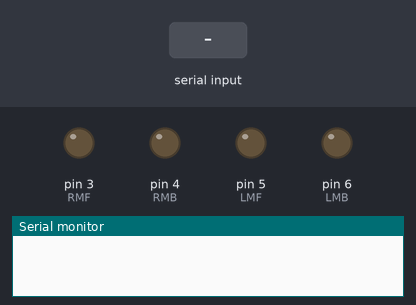
A sketch run on a simulated Arduino Uno, built with avr-gcc and run on an emulated ATmega328P. On the bench: output pins drawn as LEDs (lit = HIGH), the last lines printed to the serial monitor. Dashed ring = blinking. The test bench sets the inputs (shaded band).

Above: at 1.2 s.
1.3 s: "garba dance" received over the second serial link
At 2.2 s:
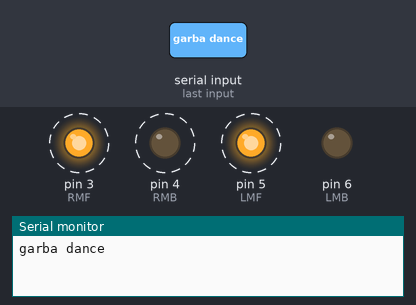
At 3.3 s:
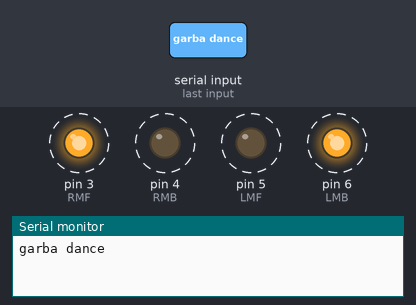
Timing chart, 0 to 10.3 s (numbered marks = the images above; inputs shaded):
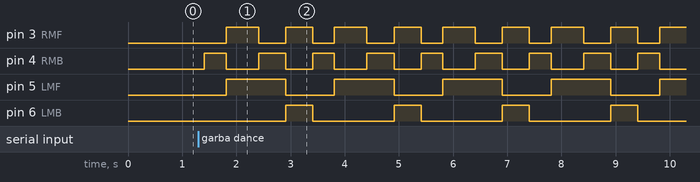

Measured:
- after the input at 1.3 s, pin 3 (RMF): alternates HIGH for 0.55 s and LOW for 0.45 s, starting after 0.51 s; pin 4 (RMB): alternates HIGH for 0.40 s and LOW for 0.55 s, starting after 0.11 s; pin 5 (LMF): alternates HIGH for 1.1 s and LOW for 0.90 s, starting after 0.51 s; pin 6 (LMB): alternates HIGH for 0.50 s and LOW for 1.5 s, starting after 1.6 s

The sketch:

voice_controllll.ino
```cpp
#include <SoftwareSerial.h>
SoftwareSerial BT(10, 11); //TX, RX
String readvoice;
int RMF = 3; // IN1
int RMB = 4; //  IN2
int LMF = 5; // IN3
int LMB = 6; // IN4
void setup() {
 BT.begin(9600);
 Serial.begin(9600);
     pinMode (RMF, OUTPUT);
    pinMode (RMB, OUTPUT);
    pinMode (LMF, OUTPUT);
    pinMode (LMB, OUTPUT);
  }
void loop() {
    while (BT.available()){
    delay(10);
    char c = BT.read();
    readvoice += c;
    }

if (readvoice.length() > 0) {

    Serial.println(readvoice);

if(readvoice == "forward")
    {
    digitalWrite(RMF, HIGH);
    digitalWrite (LMF, HIGH);
    digitalWrite(RMB,LOW);
    digitalWrite(LMB,LOW);
    delay(100);
    }
else if(readvoice == "back")
    {
    digitalWrite(RMF, LOW);
    digitalWrite(LMF, LOW);
    digitalWrite(RMB, HIGH);
    digitalWrite(LMB,HIGH);
    delay(100);
    }
 else if (readvoice == "left")
    {
    digitalWrite (RMF,HIGH);
    digitalWrite (LMF,LOW);
    digitalWrite (RMB,LOW);
    digitalWrite (LMB,LOW);
    delay (100);
    }
 else if ( readvoice == "right")
  {
    digitalWrite (RMF, LOW);
    digitalWrite (LMF, HIGH);
    digitalWrite (RMB, LOW);
    digitalWrite (LMB, LOW);
    delay (100);
    }
 else if (readvoice == "stop")
  {
    digitalWrite (RMF, LOW);
    digitalWrite (LMF, LOW);
    digitalWrite (RMB, LOW);
    digitalWrite (LMB, LOW);
    delay (100);}
else if (readvoice == "off")
  {
    digitalWrite (RMF, LOW);
    digitalWrite (LMF, LOW);
    digitalWrite (RMB, LOW);
    digitalWrite (LMB, LOW);
    delay (100);
    }
else if (readvoice == "garba dance"){
  digitalWrite (RMF, LOW);
  digitalWrite (RMB, HIGH);
  digitalWrite (LMF, LOW);
  digitalWrite (LMB, LOW);
  delay (400);
    digitalWrite(RMF, HIGH);
    digitalWrite (RMB, LOW);
    digitalWrite(LMF,HIGH);
    digitalWrite(LMB,LOW);
    delay(600);
    digitalWrite (RMF, LOW);
    digitalWrite (RMB, HIGH);
    digitalWrite (LMF, HIGH);
    digitalWrite (LMB, LOW);
    delay (500);
    digitalWrite (RMF, HIGH);
    digitalWrite (RMB, LOW);
    digitalWrite (LMF, LOW);
    digitalWrite (LMB, HIGH);
    delay (500);
  digitalWrite (RMF, LOW);
    digitalWrite (RMB, HIGH);
    digitalWrite (LMF, LOW);
    digitalWrite (LMB, LOW);
    delay (400);
    digitalWrite(RMF, HIGH);
    digitalWrite (RMB, LOW);
    digitalWrite(LMF,HIGH);
    digitalWrite(LMB,LOW);
    delay(600);
    digitalWrite (RMF, LOW);
    digitalWrite (RMB, HIGH);
    digitalWrite (LMF, HIGH);
    digitalWrite (LMB, LOW);
    delay (500);
    digitalWrite (RMF, HIGH);
    digitalWrite (RMB, LOW);
    digitalWrite (LMF, LOW);
    digitalWrite (LMB, HIGH);
    delay (500);
    digitalWrite (RMF, LOW);
    digitalWrite (RMB, HIGH);
    digitalWrite (LMF, LOW);
    digitalWrite (LMB, LOW);
    delay (400);
    digitalWrite(RMF, HIGH);
    digitalWrite (RMB, LOW);
    digitalWrite(LMF,HIGH);
    digitalWrite(LMB,LOW);
    delay(600);
    digitalWrite (RMF, LOW);
    digitalWrite (RMB, HIGH);
    digitalWrite (LMF, HIGH);
    digitalWrite (LMB, LOW);
    delay (500);
    digitalWrite (RMF, HIGH);
    digitalWrite (RMB, LOW);
    digitalWrite (LMF, LOW);
    digitalWrite (LMB, HIGH);
    delay (500);
    digitalWrite (RMF, LOW);
    digitalWrite (RMB, HIGH);
    digitalWrite (LMF, LOW);
    digitalWrite (LMB, LOW);
    delay (400);
    digitalWrite(RMF, HIGH);
    digitalWrite (RMB, LOW);
    digitalWrite(LMF,HIGH);
    digitalWrite(LMB,LOW);
    delay(600);
    digitalWrite (RMF, LOW);
    digitalWrite (RMB, HIGH);
    digitalWrite (LMF, HIGH);
    digitalWrite (LMB, LOW);
    delay (500);
    digitalWrite (RMF, HIGH);
    digitalWrite (RMB, LOW);
    digitalWrite (LMF, LOW);
    digitalWrite (LMB, HIGH);
    delay (500);
    digitalWrite (RMF, LOW);
    digitalWrite (RMB, HIGH);
    digitalWrite (LMF, LOW);
    digitalWrite (LMB, LOW);
    delay (400);
    digitalWrite(RMF, HIGH);
    digitalWrite (RMB, LOW);
    digitalWrite(LMF,HIGH);
    digitalWrite(LMB,LOW);
    delay(600);
    digitalWrite (RMF, LOW);
    digitalWrite (RMB, HIGH);
    digitalWrite (LMF, HIGH);
    digitalWrite (LMB, LOW);
    delay (500);
    digitalWrite (RMF, HIGH);
    digitalWrite (RMB, LOW);
    digitalWrite (LMF, LOW);
    digitalWrite (LMB, HIGH);
    delay (500);
    digitalWrite (RMF, LOW);
    digitalWrite (RMB, HIGH);
    digitalWrite (LMF, LOW);
    digitalWrite (LMB, LOW);
    delay (400);
    digitalWrite(RMF, HIGH);
    digitalWrite (RMB, LOW);
    digitalWrite(LMF,HIGH);
    digitalWrite(LMB,LOW);
    delay(600);
    digitalWrite (RMF, LOW);
    digitalWrite (RMB, HIGH);
    digitalWrite (LMF, HIGH);
    digitalWrite (LMB, LOW);
    delay (500);
    digitalWrite (RMF, HIGH);
    digitalWrite (RMB, LOW);
    digitalWrite (LMF, LOW);
    digitalWrite (LMB, HIGH);
    delay (500);
    digitalWrite (RMF, LOW);
    digitalWrite (RMB, HIGH);
    digitalWrite (LMF, LOW);
    digitalWrite (LMB, LOW);
    delay (400);
    digitalWrite(RMF, HIGH);
    digitalWrite (RMB, LOW);
    digitalWrite(LMF,HIGH);
    digitalWrite(LMB,LOW);
    delay(600);
    digitalWrite (RMF, LOW);
    digitalWrite (RMB, HIGH);
    digitalWrite (LMF, HIGH);
    digitalWrite (LMB, LOW);
    delay (500);
    digitalWrite (RMF, HIGH);
    digitalWrite (RMB, LOW);
    digitalWrite (LMF, LOW);
    digitalWrite (LMB, HIGH);
    delay (500);
    digitalWrite (RMF, LOW);
    digitalWrite (RMB, HIGH);
    digitalWrite (LMF, LOW);
    digitalWrite (LMB, LOW);
    delay (400);
    digitalWrite(RMF, HIGH);
    digitalWrite (RMB, LOW);
    digitalWrite(LMF,HIGH);
    digitalWrite(LMB,LOW);
    delay(600);
    digitalWrite (RMF, LOW);
    digitalWrite (RMB, HIGH);
    digitalWrite (LMF, HIGH);
    digitalWrite (LMB, LOW);
    delay (500);
    digitalWrite (RMF, HIGH);
    digitalWrite (RMB, LOW);
    digitalWrite (LMF, LOW);
    digitalWrite (LMB, HIGH);
    delay (500);
  }
readvoice="";
  }}
```
